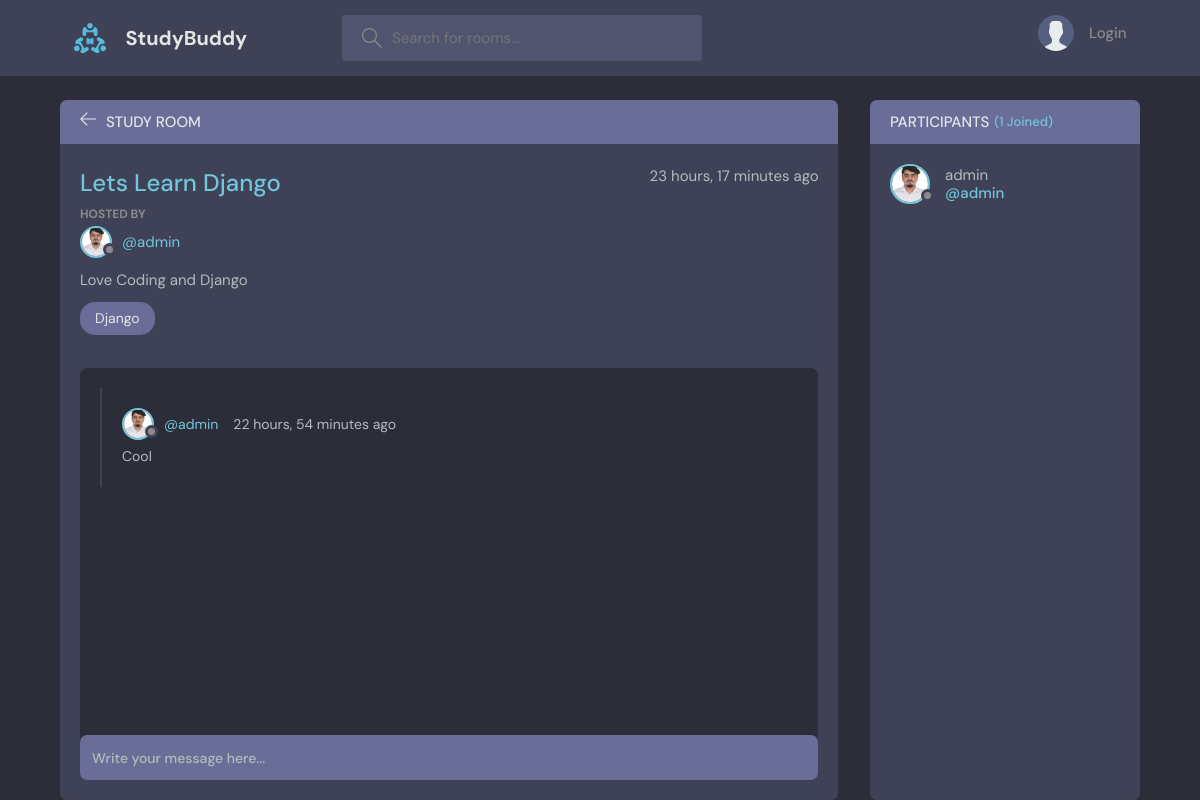
Screenshot of /room_id/1/ with the database file from the repository.
### base/models.py (models this page shows, shortened)
class Room(models.Model):
    host = models.ForeignKey(User, on_delete=models.SET_NULL, null=True)
    topic = models.ForeignKey(Topic, on_delete=models.SET_NULL, null=True)
    name = models.CharField(max_length=200)
    desc = models.TextField(max_length=200, null=True, blank=True)
    updated = models.DateTimeField(auto_now=True)
    created = models.DateTimeField(auto_now_add=True)
    participants = models.ManyToManyField(User, related_name='participants', blank=True)
    class Meta:
        ordering = ['-updated', '-created']

class User(AbstractUser):
    name = models.CharField(max_length=200, null=True)
    email = models.EmailField(unique=True)
    username = models.CharField(unique=True, max_length=17, null=True)
    bio = models.TextField(null=True)
    avatar = models.ImageField(null=True, default="avatar.svg")
    USERNAME_FIELD = 'email'
    REQUIRED_FIELDS = []

class Topic(models.Model):
    name = models.CharField(max_length=200)
    def __str__(self):
        return self.name

class Message(models.Model):
    user = models.ForeignKey(User, on_delete=models.CASCADE)
    room = models.ForeignKey(Room, on_delete=models.CASCADE)
    body = models.TextField()
    updated = models.DateTimeField(auto_now=True)
    created = models.DateTimeField(auto_now_add=True)
    class Meta:
        ordering = ['-updated', '-created']

### base/views.py (the view, shortened to what this page needs)
# urls.py: path('room_id/<str:pk>/', views.room, name = 'room'),
def room(req, pk):
    room = Room.objects.get(id=pk)
    room_messages = room.message_set.all().order_by('-created') # type: ignore
    participants = room.participants.all()
    context = {'room': room, 'room_messages' : room_messages, 'participants': participants}
    return render(req, 'base/room.html', context)

### templates/base/room.html (shortened to what this page needs)
{% extends 'main.html' %} {% block content %}
<main class="profile-page layout layout--2">
  <div class="container">
    <div class="room">
      <div class="room__top">
        <div class="room__topLeft">
          <a href="{% url 'home' %}">
            <svg
              version="1.1"
              xmlns="http://www.w3.org/2000/svg"
              width="32"
              height="32"
              viewBox="0 0 32 32"
            >
              <title>arrow-left</title>
              <path
                d="M13.723 2.286l-13.723 13.714 13.719 13.714 1.616-1.611-10.96-10.96h27.625v-2.286h-27.625l10.965-10.965-1.616-1.607z"
              ></path>
            </svg>
          </a>
          <h3>Study Room</h3>
        </div>
      </div>
      <div class="room__box scroll">
        <div class="room__header scroll">
          <div class="room__info">
            <h3>{{room.name}}</h3>
            <span>{{room.created|timesince}} ago</span>
          </div>
          <div class="room__hosted">
            <p>Hosted By</p>
            <a href="{% url 'user' room.host.id %}" class="room__author">
              <div class="avatar avatar--small">
                <img src="{{room.host.avatar.url}}" />
              </div>
              <span>@{{room.host.username}}</span>
            </a>
          </div>
          <div class="room__details">{{room.desc}}</div>
          <span class="room__topics">{{room.topic}}</span>
        </div>
        <div class="room__conversation">
          <div class="threads scroll">
            {% for message in room_messages %}
            <div class="thread">
              <div class="thread__top">
                <div class="thread__author">
                  <a
                    href="{% url 'user' message.user.id %}"
                    class="thread__authorInfo"
                  >
                    <div class="avatar avatar--small">
                      <img
                        src="{{message.user.avatar.url}}"
                      />
                    </div>
                    <span>@{{message.user.username}}</span>
                  </a>
                  <span class="thread__date"
                    >{{message.created| timesince}} ago</span
                  >
                </div>
              </div>
              <div class="thread__details">{{message.body}}</div>
            </div>
            {% endfor %}
          </div>
        </div>
      </div>
      <div class="room__message">
        <form method="POST" >
          <input name="body" placeholder="Write your message here..." />
        </form>
      </div>
    </div>
    <div class="participants">
      <h3 class="participants__top">Participants <span>({{participants.all.count}} Joined)</span></h3>
      <div class="participants__list scroll">
        {% for user in participants %}
        <a href="{% url 'user' user.id %}" class="participant">
          <div class="avatar avatar--medium">
            <img src="{{user.avatar.url}}" />
          </div>
          <p>
            {{user.username}}
            <span>@{{user.username}}</span>
          </p>
        </a>
        {% endfor %}
      </div>
    </div>
  </div>
</main>
{% endblock %}

### rows the page displays
Room: name "Lets Learn Django", created "23 hours, 17 minutes", host.avatar (picture), host.username "admin", desc "Love Coding and Django", topic "Django"
Message: user.avatar (picture), user.username "admin", created "22 hours, 54 minutes", body "Cool"
User: avatar (picture), username "admin"

### other values shown
{{ participants.all.count }} "1"
